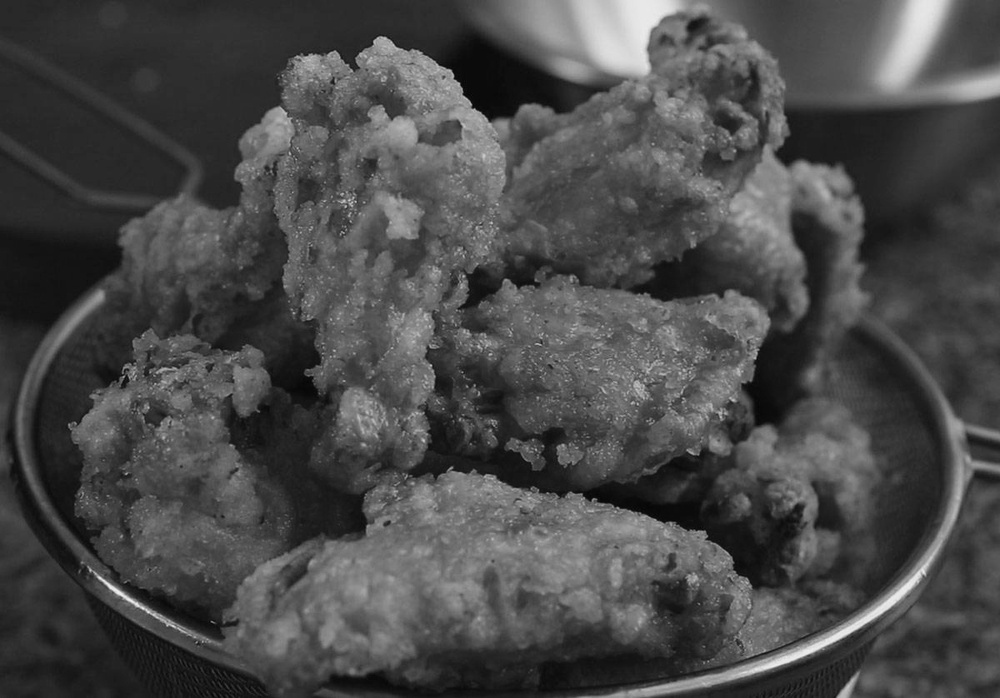
#> input picture lib/image_0001.jpg, 1000 x 698 px, shrunk from 1200 x 838 before the run
$ python test_corner.py
#> lines starting #> are read from the running program, lines starting #| are printed output that depends on the picture; after the words box and inside, x2 and y2 are one past the last pixel; in counts of white or black regions, pixels touching at a corner belong together

#%%
import cv2
import numpy as np
import os
os.chdir('C:\\Users\sh355\Documents\GitHub\spr2017-proj3-group10\lib')
filename = 'image_0001.jpg'
img = cv2.imread(filename)
#> img is the input picture: shape (698, 1000, 3); min 3, max 238, mean 73.5
gray = cv2.cvtColor(img,cv2.COLOR_BGR2GRAY)
gray = np.float32(gray)
dst = cv2.cornerHarris(gray,2,3,0.04)
#result is dilated for marking the corners, not important
dst = cv2.dilate(dst,None)
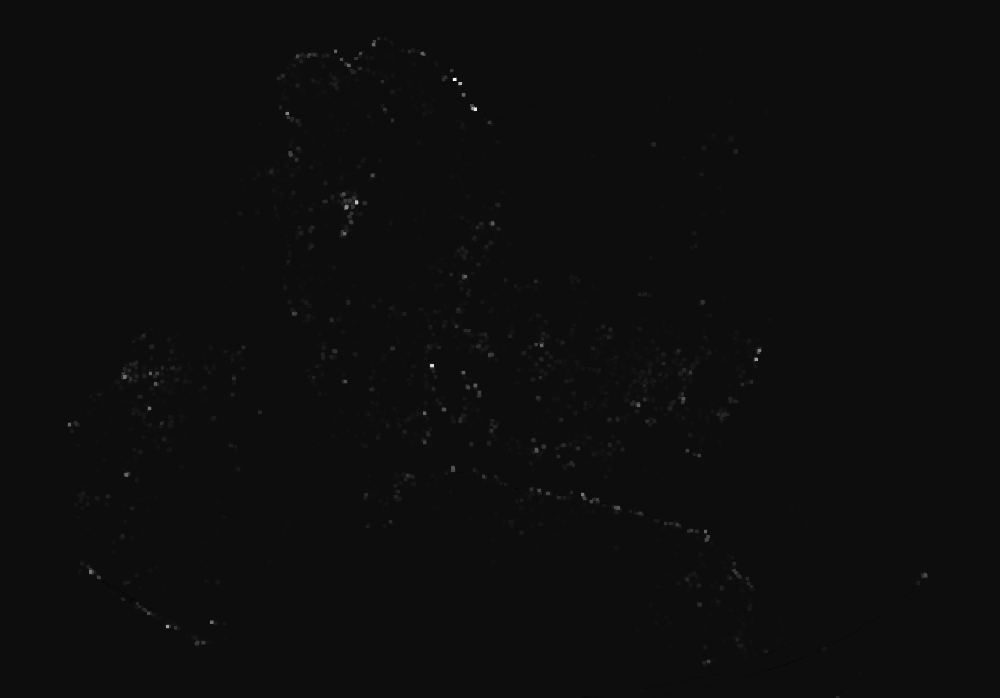
#> dst: shape (698, 1000) float32; min -1078109.9, max 19662422, mean 35617.1; drawn with min black and max white
# Threshold for an optimal value, it may vary depending on the image.
img[dst>0.01*dst.max()]=[0,0,255]
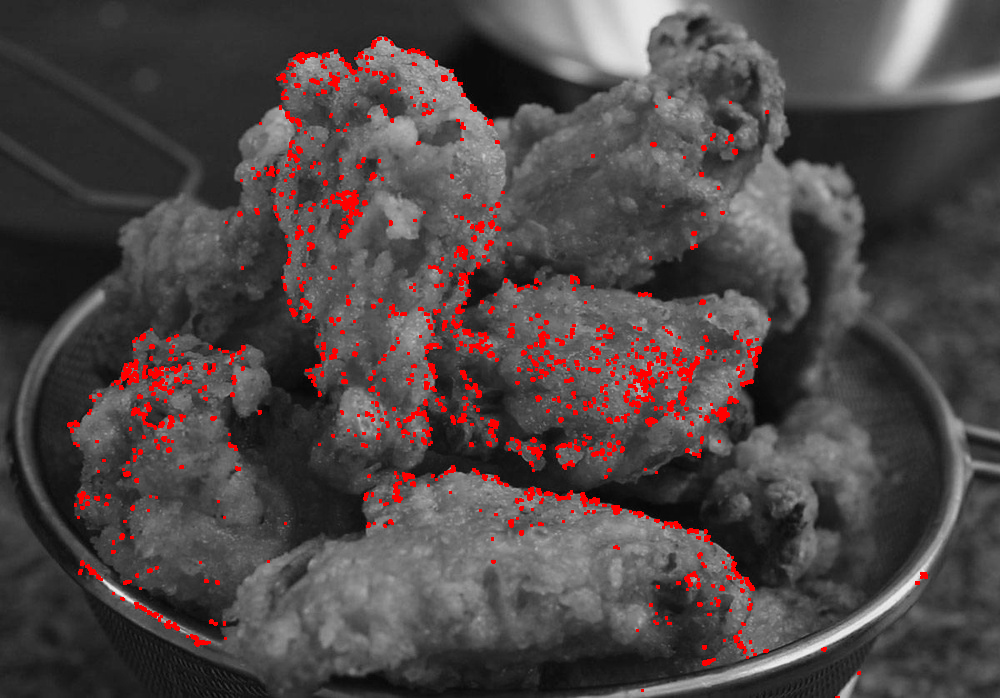
#> img: shape (698, 1000, 3); 3.19% of pixels changed, all inside (x1, y1, x2, y2) = (67, 37, 928, 698)
cv2.imshow('dst',img)
cv2.imwrite('dst_corner.jpg',img)
if cv2.waitKey(0) & 0xff == 27:
#> (key Esc is pressed here)
    cv2.destroyAllWindows()
#%%
